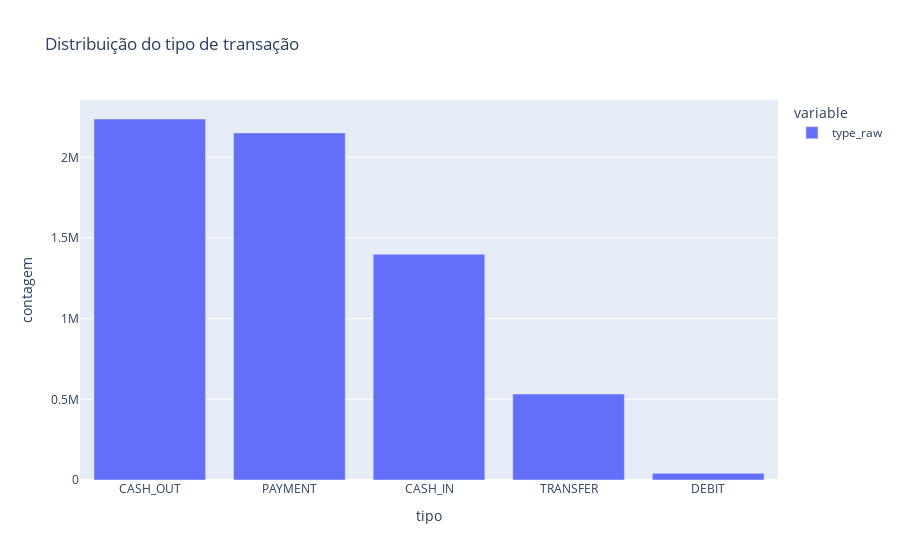

Write notebook code for a chart like this one.
### Markdown cell above
# Data Visualization

### Code cell
# Distribuição dos tipos de transação (EDA rápida)
type_counts = raw_data["type_raw"].value_counts()

import plotly.express as px
fig = px.bar(
    type_counts,
    title="Distribuição do tipo de transação",
    labels={"index": "tipo", "value": "contagem"}
)
fig.show()

### Figure 1 — Plotly figure (JSON) as saved in the notebook; plotly's stock layout.template omitted (floating-point values rounded to 4 significant figures)
{"data": [{"alignmentgroup": "True", "hovertemplate": "variable=type_raw<br>tipo=%{x}<br>contagem=%{y}<extra></extra>", "legendgroup": "type_raw", "marker": {"color": "#636efa", "pattern": {"shape": ""}}, "name": "type_raw", "offsetgroup": "type_raw", "orientation": "v", "showlegend": true, "textposition": "auto", "type": "bar", "x": ["CASH_OUT", "PAYMENT", "CASH_IN", "TRANSFER", "DEBIT"], "xaxis": "x", "y": [2237500, 2151495, 1399284, 532909, 41432], "yaxis": "y"}], "layout": {"barmode": "relative", "legend": {"title": {"text": "variable"}, "tracegroupgap": 0}, "title": {"text": "Distribuição do tipo de transação"}, "xaxis": {"anchor": "y", "domain": [0, 1], "title": {"text": "tipo"}}, "yaxis": {"anchor": "x", "domain": [0, 1], "title": {"text": "contagem"}}}}
